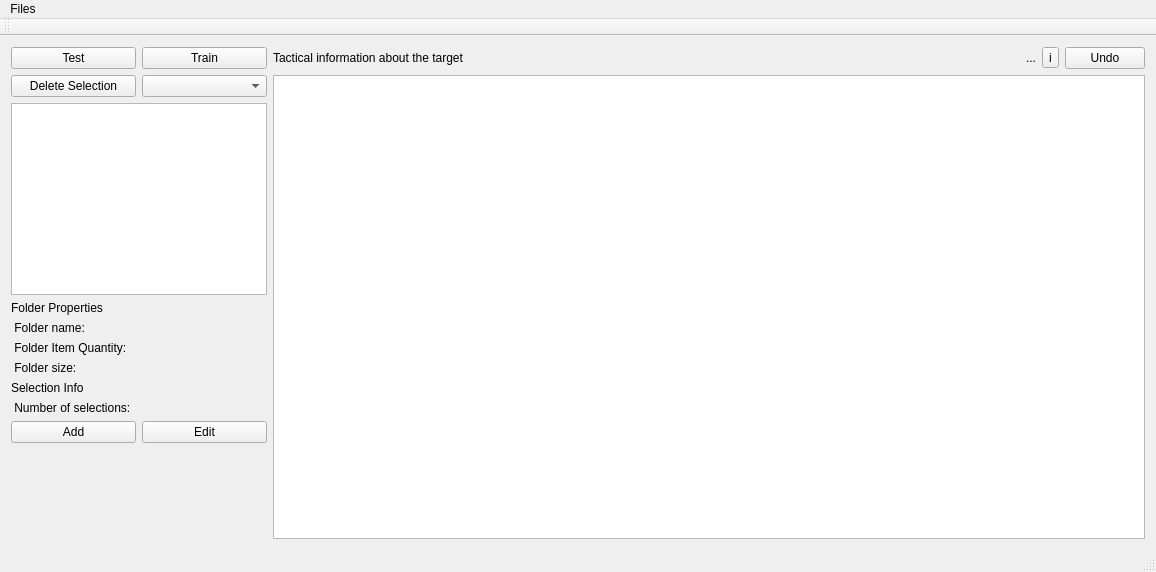
<?xml version="1.0" encoding="UTF-8"?>
<ui version="4.0">
 <class>interfaceClass</class>
 <widget class="QMainWindow" name="interfaceClass">
  <property name="geometry">
   <rect>
    <x>0</x>
    <y>0</y>
    <width>1156</width>
    <height>572</height>
   </rect>
  </property>
  <property name="windowTitle">
   <string>interface</string>
  </property>
  <widget class="QWidget" name="centralWidget">
   <layout class="QHBoxLayout" name="horizontalLayout_4" stretch="0,1">
    <item>
     <layout class="QVBoxLayout" name="verticalLayout">
      <item>
       <layout class="QGridLayout" name="gridLayout">
        <item row="4" column="0">
         <widget class="QLabel" name="folderitemquantity">
          <property name="text">
           <string> Folder Item Quantity:</string>
          </property>
         </widget>
        </item>
        <item row="0" column="0">
         <layout class="QGridLayout" name="buttongridLayout">
          <item row="2" column="0">
           <widget class="QPushButton" name="redo">
            <property name="text">
             <string>Delete Selection</string>
            </property>
           </widget>
          </item>
          <item row="2" column="1">
           <widget class="QComboBox" name="comboBox"/>
          </item>
          <item row="1" column="1">
           <widget class="QPushButton" name="train">
            <property name="text">
             <string>Train</string>
            </property>
           </widget>
          </item>
          <item row="1" column="0">
           <widget class="QPushButton" name="test">
            <property name="text">
             <string>Test</string>
            </property>
           </widget>
          </item>
         </layout>
        </item>
        <item row="7" column="0">
         <widget class="QLabel" name="selectionNr">
          <property name="text">
           <string> Number of selections:</string>
          </property>
         </widget>
        </item>
        <item row="5" column="0">
         <widget class="QLabel" name="foldersize">
          <property name="text">
           <string> Folder size:</string>
          </property>
         </widget>
        </item>
        <item row="1" column="0">
         <layout class="QHBoxLayout" name="horizontalLayout">
          <item>
           <widget class="QListWidget" name="widgetlist"/>
          </item>
         </layout>
        </item>
        <item row="6" column="0">
         <widget class="QLabel" name="foldername">
          <property name="text">
           <string>Selection Info</string>
          </property>
         </widget>
        </item>
        <item row="3" column="0">
         <widget class="QLabel" name="SelectionInfo">
          <property name="text">
           <string> Folder name:</string>
          </property>
         </widget>
        </item>
        <item row="8" column="0">
         <layout class="QVBoxLayout" name="verticalLayout_4">
          <item>
           <layout class="QHBoxLayout" name="horizontalLayout_3">
            <item>
             <widget class="QPushButton" name="addB">
              <property name="text">
               <string>Add</string>
              </property>
             </widget>
            </item>
            <item>
             <widget class="QPushButton" name="editB">
              <property name="text">
               <string>Edit</string>
              </property>
             </widget>
            </item>
           </layout>
          </item>
          <item>
           <layout class="QVBoxLayout" name="objetos">
            <item>
             <spacer name="verticalSpacer">
              <property name="orientation">
               <enum>Qt::Orientation::Vertical</enum>
              </property>
              <property name="sizeHint" stdset="0">
               <size>
                <width>20</width>
                <height>40</height>
               </size>
              </property>
             </spacer>
            </item>
           </layout>
          </item>
         </layout>
        </item>
        <item row="2" column="0">
         <widget class="QLabel" name="FolderProperties">
          <property name="text">
           <string>Folder Properties</string>
          </property>
         </widget>
        </item>
       </layout>
      </item>
     </layout>
    </item>
    <item>
     <layout class="QVBoxLayout" name="verticalLayout_2">
      <item>
       <layout class="QVBoxLayout" name="graphicViewlayout">
        <item>
         <layout class="QHBoxLayout" name="horizontalLayout_2" stretch="1,0,0,0">
          <item>
           <widget class="QLabel" name="label">
            <property name="text">
             <string>Tactical information about the target</string>
            </property>
           </widget>
          </item>
          <item>
           <widget class="QLabel" name="label2">
            <property name="text">
             <string>...</string>
            </property>
           </widget>
          </item>
          <item>
           <widget class="QToolButton" name="info">
            <property name="text">
             <string>i</string>
            </property>
           </widget>
          </item>
          <item>
           <widget class="QPushButton" name="undoSelec">
            <property name="text">
             <string>Undo</string>
            </property>
           </widget>
          </item>
         </layout>
        </item>
        <item>
         <widget class="GV" name="graphicsView"/>
        </item>
       </layout>
      </item>
     </layout>
    </item>
   </layout>
  </widget>
  <widget class="QMenuBar" name="menuBar">
   <property name="geometry">
    <rect>
     <x>0</x>
     <y>0</y>
     <width>1156</width>
     <height>21</height>
    </rect>
   </property>
   <widget class="QMenu" name="menuFiles">
    <property name="title">
     <string>Files</string>
    </property>
    <addaction name="openFile"/>
    <addaction name="newFile"/>
   </widget>
   <addaction name="menuFiles"/>
  </widget>
  <widget class="QToolBar" name="mainToolBar">
   <attribute name="toolBarArea">
    <enum>TopToolBarArea</enum>
   </attribute>
   <attribute name="toolBarBreak">
    <bool>false</bool>
   </attribute>
  </widget>
  <widget class="QStatusBar" name="statusBar"/>
  <action name="actionOpen">
   <property name="text">
    <string>Open</string>
   </property>
  </action>
  <action name="openFile">
   <property name="checkable">
    <bool>false</bool>
   </property>
   <property name="text">
    <string>Open</string>
   </property>
  </action>
  <action name="newFile">
   <property name="text">
    <string>New</string>
   </property>
  </action>
 </widget>
 <layoutdefault spacing="6" margin="11"/>
 <customwidgets>
  <customwidget>
   <class>GV</class>
   <extends>QGraphicsView</extends>
   <header>GV.h</header>
  </customwidget>
 </customwidgets>
 <resources>
  <include location="interface.qrc"/>
 </resources>
 <connections/>
</ui>
